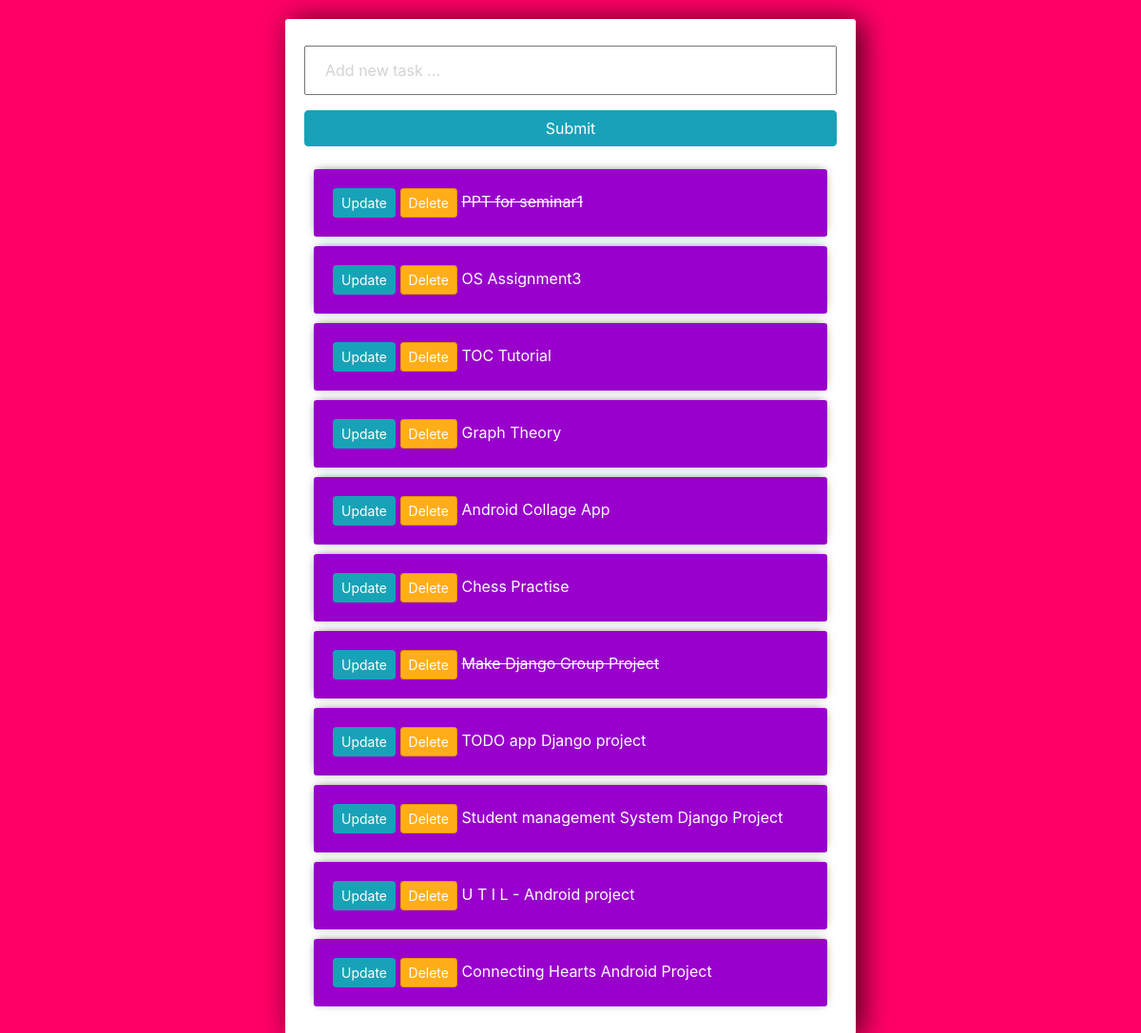
The page / on the database its author committed.
### tasks/models.py (models this page shows)
class Tasks(models.Model):
    title = models.CharField(max_length=200)
    complete = models.BooleanField(default=False)
    creared = models.DateTimeField(auto_now_add=True)
    def __str__(self):
        return self.title

### tasks/views.py (the view)
# urls.py: path('',views.index ,name="list"),
def index(request):
    tasks = Tasks.objects.all()
    form = TaskForm()
    if request.method =='POST':
        form = TaskForm(request.POST)
        if form.is_valid():
            form.save()
        return redirect('/')
    context = { 'task' : tasks , 'form' :form}
    return render(request , 'tasks/list.html' , context)

### tasks/forms.py
class TaskForm(forms.ModelForm):
    title= forms.CharField(widget= forms.TextInput(attrs={'placeholder':'Add new task ...'}))
    class Meta:
        model = Tasks
        fields = ("__all__")

### tasks/templates/tasks/list.html (shortened to what this page needs)
<link rel="stylesheet" href="https://stackpath.bootstrapcdn.com/bootstrap/4.3.1/css/bootstrap.min.css">
<div class="center-column">
	<form method="POST" action="/">
		{{form.title}}
		<input class="btn btn-info" type="submit" name="Create Task">
	</form>
	<div class="todo-list">
	{% for tasks in task %}
		<div class="item-row">
			<a class="btn btn-sm btn-info" href="{% url 'update_task' tasks.id %}">Update</a>
			<a class="btn btn-sm btn-danger" href="{% url 'delete' tasks.id %}">Delete</a>
			{% if tasks.complete == True %}
			<strike>{{tasks}}</strike>
			{% else %}
			<span>{{tasks}}</span>
			{% endif %}
		</div>
	{% endfor %}
	</div>
</div>

### tasks/templates/tasks/list.html (style rules this page uses)
input { width: 100%; padding: 12px 20px; margin: 8px 0; box-sizing: border-box; }
input::placeholder { color: #d3d3d3; }
.center-column { width:600px; margin: 20px auto; padding:20px; background-color: #fff ; border-radius: 3px; box-shadow: 6px 2px 30px 0px rgba(0,0,0,0.75); }
.item-row { background-color: #9900CC; margin: 10px; padding: 20px; border-radius: 3px; color: #fff; font-size: 16px; box-shadow: 0px -1px 10px -4px rgba(0,0,0,0.75); }
.btn-danger { background-color: #ffae19; border-color: #e59400; }

### rows shown on the page
Tasks: title "PPT for seminar1"
Tasks: title "OS Assignment3"
Tasks: title "TOC Tutorial"
Tasks: title "Graph Theory"
Tasks: title "Android Collage App"
Tasks: title "Chess Practise"
Tasks: title "Make Django Group Project"
Tasks: title "TODO app Django project"
Tasks: title "Student management System Django Project"
Tasks: title "U T I L - Android project"
Tasks: title "Connecting Hearts Android Project"
